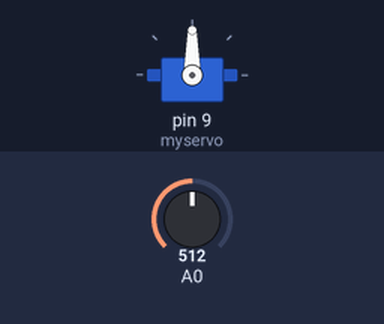
Recording of a sketch running on a simulated Arduino Uno, built with avr-gcc and run on an emulated ATmega328P. On the bench: servo. The test bench sets the inputs (shaded band); at power-on: A0 = 512.

Above: at 1.2 s.
1.3 s: A0 set to 716
At 1.9 s:
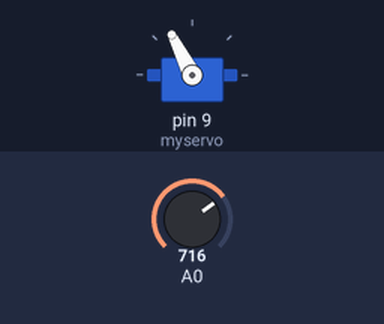
2.8 s: A0 set to 900
At 3.1 s:
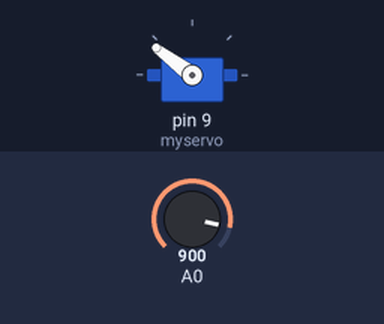
4.3 s: A0 set to 1023
At 5.4 s:
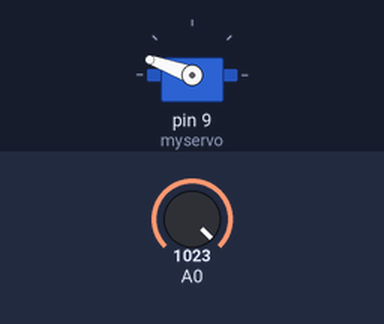
5.8 s: A0 set to 306
At 6.5 s:
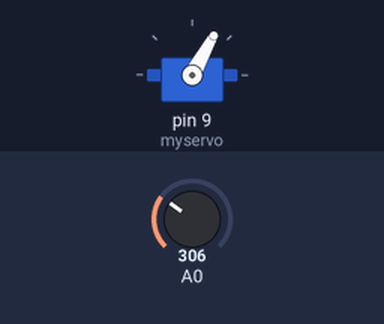
7.3 s: A0 set to 122
At 7.7 s:
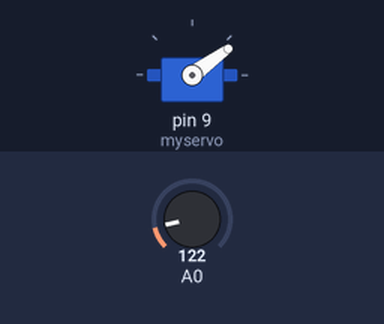
Timing chart, 0 to 9.8 s (numbered marks = the images above; inputs shaded):
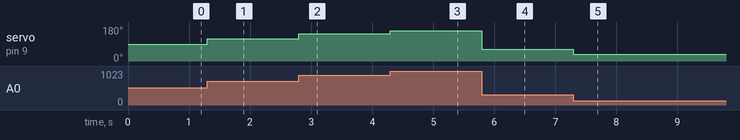

Measured:
- after the input at 1.3 s, servo on pin 9 (myservo): 90° → 117° at once
- after the input at 2.8 s, servo on pin 9 (myservo): 117° → 143° at once
- after the input at 4.3 s, servo on pin 9 (myservo): 143° → 160° at once
- after the input at 5.8 s, servo on pin 9 (myservo): 160° → 61° at once
- after the input at 7.3 s, servo on pin 9 (myservo): 61° → 36° at once

The sketch:

Project5.ino
```cpp
/*
  Name:
  Course-Section: BSIT-3A
  Date:

  Title: PR5 - Servo Motor
  Description: In thiscircuit, you’ll be using a photoresistor,which changes resistance based on howmuch light the sensor receives.
 */
#include <Servo.h>

int potPos;
int servoPos;

Servo myservo;

void setup()
{
  myservo.attach(9);
}
void loop()
{
  potPos = analogRead(A0);

  servoPos = map(potPos, 0, 1023, 20, 160);

  myservo.write(servoPos);
}
```
